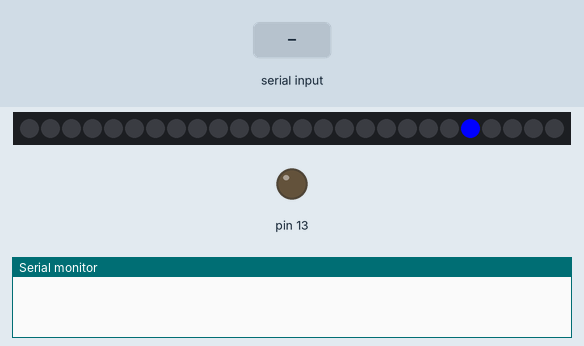
Simulated run of this sketch. Board: Arduino Uno, built with avr-gcc and run on an emulated ATmega328P. On the bench: 26 RGB LEDs in strip order, left to right, output pins drawn as LEDs (lit = HIGH), the last lines printed to the serial monitor. The test bench sets the inputs (shaded band). Dim RGB values are drawn brighter than linear; random numbers use the default seed unless the sketch sets one.

Above: at 1.04 s.
1.3 s: "1" received over Serial
At 5.83 s:
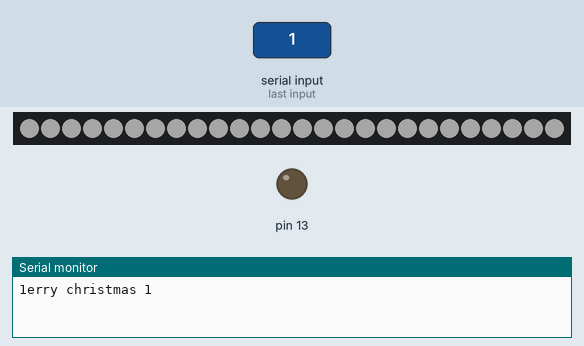
Timing chart, 0 to 7.3 s (numbered marks = the images above; inputs shaded):
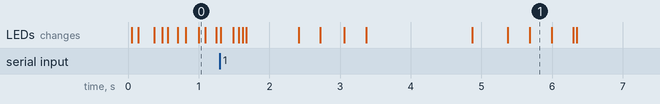

The sketch:

stranger_things.ino
```cpp
// (licence header left out)
#include <APA102.h>

#define STRIP_SIZE 26
#define INPUT_BUFF_SIZE 64
#define ITERATIONS 10

// Define which pins to use.
const uint8_t dataPin = 5;
const uint8_t clockPin = 6;


// Create an object for writing to the LED strip.
APA102<dataPin, clockPin> ledStrip;

int index[STRIP_SIZE] = { 25, 24, 23, 22, 21, 20, 19, 18, 10, 11, 12, 13, 14, 15, 16, 17, 9, 8, 7, 6, 5, 4, 3, 2, 1, 0 };
char input_buffer[INPUT_BUFF_SIZE] = "merry christmas";
volatile int input_size = 15;
rgb_color colors[STRIP_SIZE];

void setup() {
  pinMode(13, OUTPUT);
  Serial.begin(9600);
  ledStrip.startFrame();

  for (int i = 0; i < STRIP_SIZE; i++) {
    colors[i] = rgb_color(0,0,0);
  }

  ledStrip.write(colors, STRIP_SIZE, 31);
  ledStrip.endFrame(STRIP_SIZE);
}

void loop(){
  if (Serial.available() > 0) {
    input_size = Serial.available();
    Serial.readBytes(input_buffer, input_size);
    Serial.print(input_buffer);
    Serial.print(" ");
    Serial.print(input_size);
  }

  ledStrip.startFrame();
  process(input_buffer, input_size);
  ledStrip.endFrame(STRIP_SIZE);

  delay(500);
  for (int i = 0; i < STRIP_SIZE; i++) {
    colors[i] = rgb_color(64,64,64);
  }

  for (int i = 0; i < 31; i++) {
    ledStrip.startFrame();
    ledStrip.write(colors, STRIP_SIZE, i);
    ledStrip.endFrame(STRIP_SIZE);
    delay(10);
  }

  for (int i = 31; i >= 0; i--) {
    ledStrip.startFrame();
    ledStrip.write(colors, STRIP_SIZE, i);
    ledStrip.endFrame(STRIP_SIZE);
    delay(10);
  }

  for (int i = 0; i < STRIP_SIZE; i++) {
    colors[i] = rgb_color(0,0,0);
  }

  ledStrip.startFrame();
  ledStrip.write(colors, STRIP_SIZE, 31);
  ledStrip.endFrame(STRIP_SIZE);
  delay(500);
}

void process(char* s, char n) {

    int flickers = 10;
    int flicker_delay = 10;
    int flicker_toggle = 1;

    for (int j = 0; j < n; j++) {

        if (Serial.available() > 0) {
          break;
        }

        if (s[j] < 'a' || s[j] > 'z') {
          delay(1000);
          continue;
        }

        for (int k = 0; k < flickers; k++) {
            flicker_delay = random(10, 151);

            if (flicker_toggle) {
              int led_number = index[(s[j]-'a')];
              switch(led_number % 4) {
                case 0:
                  colors[led_number] = rgb_color(255,102,0);
                  break;
                case 1:
                  colors[led_number] = rgb_color(0,0,255);
                  break;
                case 2:
                  colors[led_number] = rgb_color(0,255,0);
                  break;
                case 3:
                  colors[led_number] = rgb_color(255,0,0);
                  break;
                default:
                  colors[led_number] = rgb_color(255,255,255);
              }
              flicker_toggle = 0;
            }
            else {
              colors[index[(s[j]-'a')]] = rgb_color(0,0,0);
              flicker_toggle = 1;
            }

            ledStrip.write(colors, STRIP_SIZE, 31);
            delay(flicker_delay);
        }

        colors[index[(s[j]-'a')]] = rgb_color(0,0,0);
        ledStrip.write(colors, STRIP_SIZE, 31);
        delay(100);
  }
}
```
